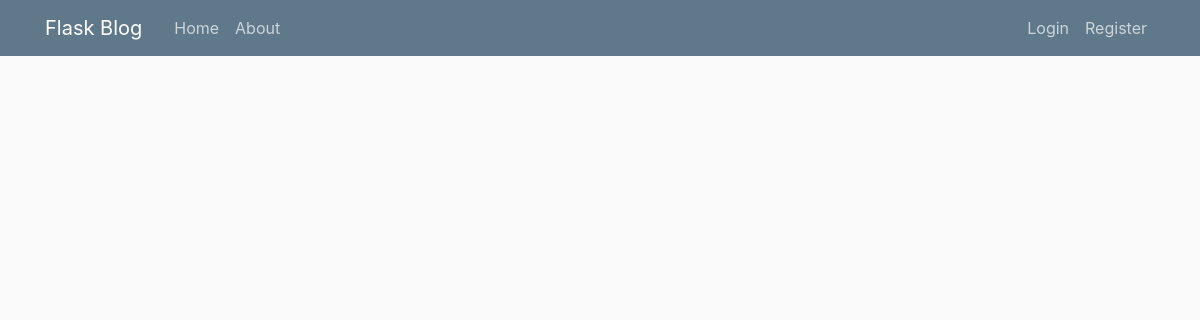
/home, run on an earlier commit of the app's database.
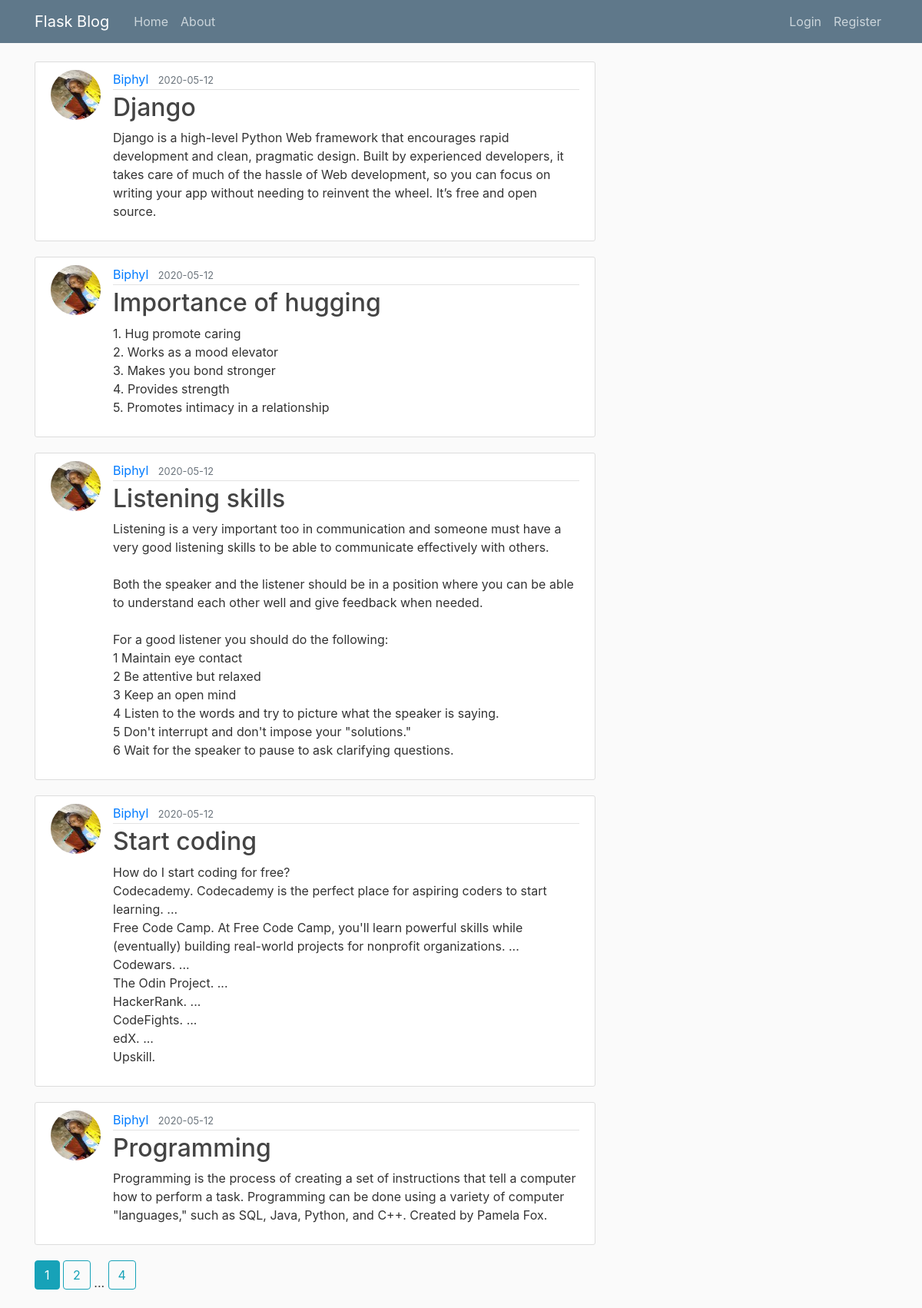
And on a later commit of the database.
### blog/models.py (models this page shows, shortened)
class Post(db.Model):
    id = db.Column(db.Integer, primary_key=True)
    title = db.Column(db.String(100), nullable=False)
    date_posted = db.Column(db.DateTime, nullable=False, default=datetime.utcnow)
    content = db.Column(db.Text, nullable=False)
    user_id = db.Column(db.Integer, db.ForeignKey('user.id'), nullable=False)

class User(db.Model, UserMixin):
    id = db.Column(db.Integer, primary_key=True)
    username = db.Column(db.String(20), unique=True, nullable=False)
    email = db.Column(db.String(120), unique=True, nullable=False)
    image_file = db.Column(db.String(20), nullable=False, default='default.jpg')
    password = db.Column(db.String(60), nullable=False)
    posts = db.relationship('Post', backref='author', lazy=True)

### blog/main/routes.py (the view)
@main.route("/")
@main.route("/home")
def home():
    page = request.args.get('page', 1, type=int)
    posts = Post.query.order_by(Post.date_posted.desc()).paginate(page=page, per_page=5)
    return render_template('home.html', posts=posts)

### blog/templates/home.html
{% extends "layout.html" %}
{% block content %}
    {% for post in posts.items %}
        <article class="media content-section">
          <img class="rounded-circle article-img" src="{{ url_for('static', filename='profile_pics/' + post.author.image_file) }}">
          <div class="media-body">
            <div class="article-metadata">
              <a class="mr-2" href="{{ url_for('users.user_posts', username=post.author.username) }}">{{ post.author.username }}</a>
              <small class="text-muted">{{ post.date_posted.strftime('%Y-%m-%d') }}</small>
            </div>
            <h2><a class="article-title" href="{{ url_for('posts.post', post_id=post.id) }}">{{ post.title }}</a></h2>
            <p class="article-content">{{ post.content }}</p>
          </div>
        </article>
    {% endfor %}
    {% for page_num in posts.iter_pages(left_edge=1, right_edge=1, left_current=1, right_current=2) %}
      {% if page_num %}
        {% if posts.page == page_num %}
          <a class="btn btn-info mb-4" href="{{ url_for('main.home', page=page_num) }}">{{ page_num }}</a>
        {% else %}
          <a class="btn btn-outline-info mb-4" href="{{ url_for('main.home', page=page_num) }}">{{ page_num }}</a>
        {% endif %}
      {% else %}
        ...
      {% endif %}
    {% endfor %}
{% endblock content %}

### blog/templates/layout.html (shortened to what this page needs)
<!DOCTYPE html>
<html>
<head>
    <link rel="stylesheet" href="https://maxcdn.bootstrapcdn.com/bootstrap/4.0.0/css/bootstrap.min.css">
    <link rel="stylesheet" type="text/css" href="{{ url_for('static', filename='main.css') }}">
</head>
<body>
    <header class="site-header">
      <nav class="navbar navbar-expand-md navbar-dark bg-steel fixed-top">
        <div class="container">
          <a class="navbar-brand mr-4" href="/">Flask Blog</a>
          <div class="collapse navbar-collapse" id="navbarToggle">
            <div class="navbar-nav mr-auto">
              <a class="nav-item nav-link" href="{{ url_for('main.home') }}">Home</a>
              <a class="nav-item nav-link" href="{{ url_for('main.about') }}">About</a>
            </div>
            <div class="navbar-nav">
              {% if current_user.is_authenticated %}
                <a class="nav-item nav-link" href="{{ url_for('posts.new_post') }}">New Post</a>
                <a class="nav-item nav-link" href="{{ url_for('users.account') }}">Account</a>
                <a class="nav-item nav-link" href="{{ url_for('users.logout') }}">Logout</a>
              {% else %}
                <a class="nav-item nav-link" href="{{ url_for('users.login') }}">Login</a>
                <a class="nav-item nav-link" href="{{ url_for('users.register') }}">Register</a>
              {% endif %}
            </div>
          </div>
        </div>
      </nav>
    </header>
    <main role="main" class="container">
      <div class="row">
        <div class="col-md-8">
          {% block content %}{% endblock %}
        </div>
      </div>
    </main>
</body>
</html>

### blog/static/main.css (style rules this page uses)
body { background: #fafafa; color: #333333; margin-top: 5rem; }
h1, h2, h3, h4, h5, h6 { color: #444444; }
.bg-steel { background-color: #5f788a; }
.site-header .navbar-nav .nav-link { color: #cbd5db; }
.content-section { background: #ffffff; padding: 10px 20px; border: 1px solid #dddddd; border-radius: 3px; margin-bottom: 20px; }
.article-title { color: #444444; }
.article-content { white-space: pre-line; }
.article-img { height: 65px; width: 65px; margin-right: 16px; }
.article-metadata { padding-bottom: 1px; margin-bottom: 4px; border-bottom: 1px solid #e3e3e3 }

What changed in the data, as far as the page shows it:
added Post: image_file (picture), author.username "Biphyl", date_posted "2020-05-12", title "Django", content "Django is a high-level Python Web framework that encourages rapid development and clean, pragmatic design. Built by experienced developers, it takes care of much of the hassle of Web development, so you can focus on writing your app without needing to reinvent the wheel. It’s free and open source."
added Post: image_file (picture), author.username "Biphyl", date_posted "2020-05-12", title "Importance of hugging", content "1. Hug promote caring 2. Works as a mood elevator 3. Makes you bond stronger 4. Provides strength 5. Promotes intimacy in a relationship"
added Post: image_file (picture), author.username "Biphyl", date_posted "2020-05-12", title "Listening skills", content "Listening is a very important too in communication and someone must have a very good listening skills to be able to communicate effectively with others. Both the speaker and the listener should be in a position where you can be able to understand each other well and give feedback when needed. For a good listener you should do the following: 1 Maintain eye contact 2 Be attentive but relaxed 3 Keep an open mind 4 Listen to the words and try to picture what the speaker is saying. 5 Don't interrupt and don't impose your \"solutions.\" 6 Wait for the speaker to pause to ask clarifying questions."
added Post: image_file (picture), author.username "Biphyl", date_posted "2020-05-12", title "Start coding", content "How do I start coding for free? Codecademy. Codecademy is the perfect place for aspiring coders to start learning. ... Free Code Camp. At Free Code Camp, you'll learn powerful skills while (eventually) building real-world projects for nonprofit organizations. ... Codewars. ... The Odin Project. ... HackerRank. ... CodeFights. ... edX. ... Upskill."
added Post: image_file (picture), author.username "Biphyl", date_posted "2020-05-12", title "Programming", content "Programming is the process of creating a set of instructions that tell a computer how to perform a task. Programming can be done using a variety of computer \"languages,\" such as SQL, Java, Python, and C++. Created by Pamela Fox."
Also different on the page:
new list line: "1"
new list line: "2"
new list line: "4"
